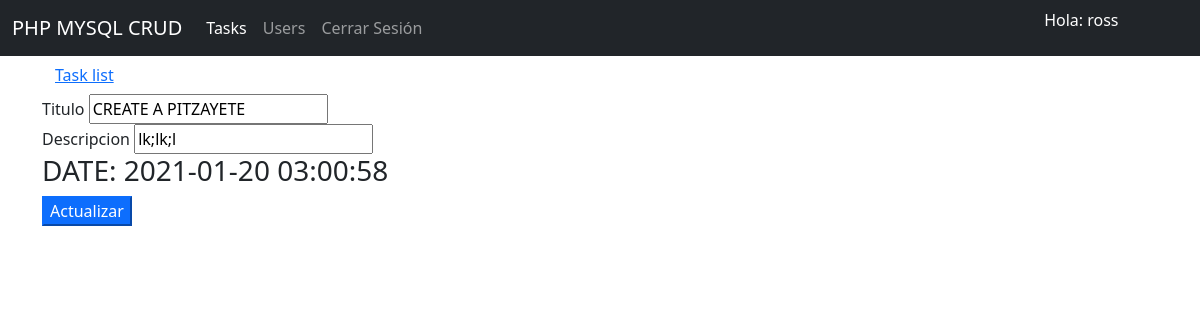
The app's page /task/edit.php?id=6 (signed in) with its own data.
### tables this page shows
CREATE TABLE `task` (
  `id` int(11) NOT NULL,
  `title` varchar(255) NOT NULL,
  `description` text NOT NULL,
  `created_at` timestamp NOT NULL DEFAULT current_timestamp(),
  `user_id` int(11) DEFAULT NULL
);

### task/edit.php (the view, shortened to what this page needs)
<?php
    include("../util/db.php");
    if (isset($_GET["id"])) {
        $query = " SELECT * FROM `task` WHERE id= ". $_GET["id"];
        $response = mysqli_query($conn, $query);
        $item = mysqli_fetch_array($response);
    }
?>
<?php include("../includes/header.php") ?>
<div class="container">
    <a class="btn btn-link link" href="./index.php">Task list</a>
    <form action="update.php" method="post">
        <div>
            <label for="">Titulo</label>
            <input type="text" name="title" value="<?php echo $item["title"]; ?>" required>
        </div>
        <div>
            <label for="">Descripcion</label>
            <input type="text" name="description" value="<?php echo $item["description"]; ?>" required>
        </div>
        <h3>DATE: <?php echo $item["created_at"]; ?> </h3>
        <button type="submit" class="btn-primary">Actualizar</button>
    </form>
</div>
</body>
</html>

### records on screen
task: title "CREATE A PITZAYETE", description "lk;lk;l", created_at "2021-01-20 03:00:58"

### other values on screen
$_SESSION['username'] "ross"
